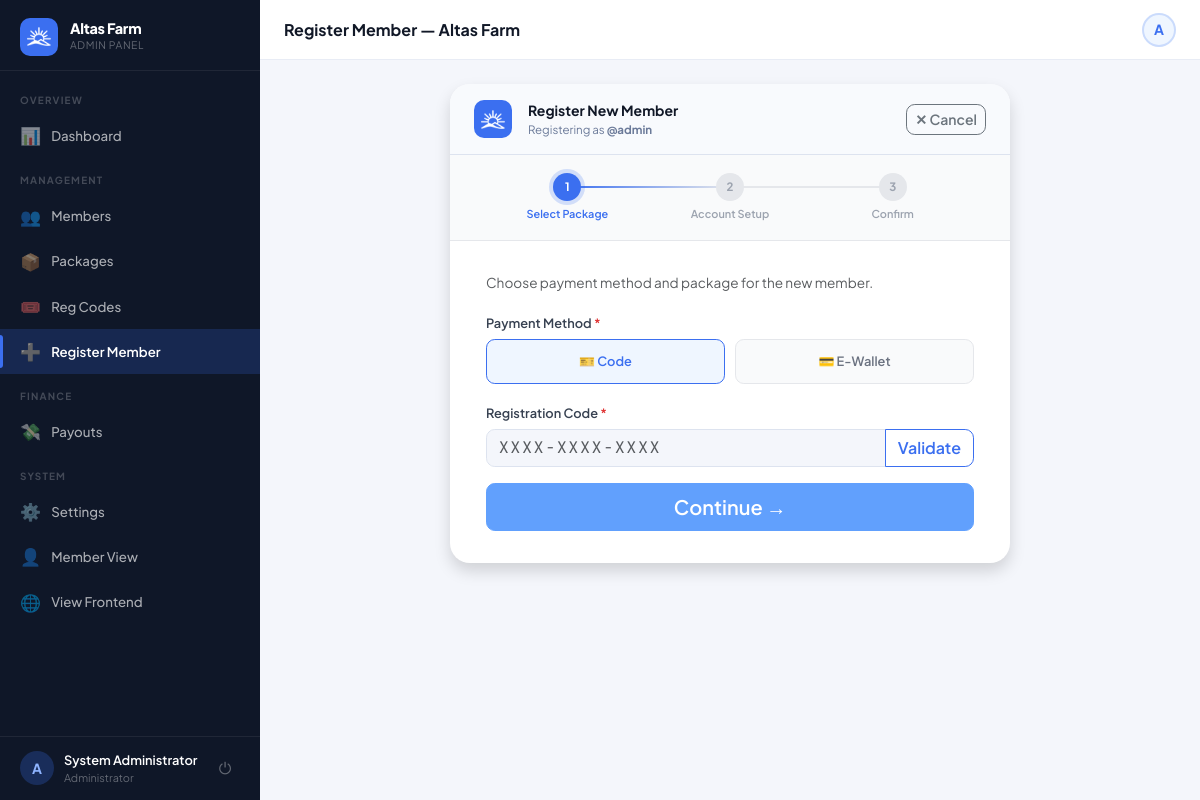
Page /?page=register (signed in) on the committed database.
### tables this page shows
CREATE TABLE users (
  id                INT UNSIGNED AUTO_INCREMENT PRIMARY KEY,
  username          VARCHAR(40)  NOT NULL UNIQUE,
  password_hash     VARCHAR(255) NOT NULL,
  role              ENUM('member','admin') NOT NULL DEFAULT 'member',
  package_id        INT UNSIGNED NULL,
  reg_code_id           INT UNSIGNED NULL,
  reg_payment_method    ENUM('code','ewallet') NOT NULL DEFAULT 'code',
  reg_paid_by           INT UNSIGNED NULL,

   
  sponsor_id        INT UNSIGNED NULL,
  binary_parent_id  INT UNSIGNED NULL,
  binary_position   ENUM('left','right') NULL,

   
  left_count        INT UNSIGNED NOT NULL DEFAULT 0,
  right_count       INT UNSIGNED NOT NULL DEFAULT 0,
  pairs_paid        INT UNSIGNED NOT NULL DEFAULT 0,
  pairs_flushed     INT UNSIGNED NOT NULL DEFAULT 0,
  pairs_paid_today  INT UNSIGNED NOT NULL DEFAULT 0,   

   
  lifetime_earned       DECIMAL(14,2) NOT NULL DEFAULT 0.00,
  cap_status            ENUM('active','capped','perminact') NOT NULL DEFAULT 'active',
  capping_bypass        TINYINT(1)   NOT NULL DEFAULT 0,
  daily_cap_bypass      TINYINT(1)   NOT NULL DEFAULT 0,
  capped_at             TIMESTAMP NULL,
  last_reactivation_at  TIMESTAMP NULL,
  dfi_days_used         INT UNSIGNED NOT NULL DEFAULT 0,
  dfi_active            TINYINT(1)   NOT NULL DEFAULT 1,

   
  full_name         VARCHAR(120) NULL,
  email             VARCHAR(120) NULL,
  mobile            VARCHAR(20)  NULL,
  gcash_number      VARCHAR(20)  NULL,
  maya_number       VARCHAR(20)  NULL,
  usdt_address      VARCHAR(100) NULL,
  address           TEXT         NULL,
  photo             VARCHAR(200) NULL,

  ewallet_balance       DECIMAL(14,2) NOT NULL DEFAULT 0.00,
  withdrawable_balance  DECIMAL(14,2) NOT NULL DEFAULT 0.00,
  status                ENUM('active','suspended','pending') NOT NULL DEFAULT 'active',
  joined_at         TIMESTAMP DEFAULT CURRENT_TIMESTAMP,
  last_login        TIMESTAMP NULL,

  FOREIGN KEY (sponsor_id)       REFERENCES users(id) ON DELETE SET NULL,
  FOREIGN KEY (binary_parent_id) REFERENCES users(id) ON DELETE SET NULL,
  FOREIGN KEY (package_id)       REFERENCES packages(id) ON DELETE SET NULL
);

### core/Auth.php (called while the page is built, shortened)
<?php
class Auth
{
    public static function check(): bool
    {
        return isset($_SESSION['user_id']) && (int)$_SESSION['user_id'] > 0;
    }
    public static function isAdmin(): bool
    {
        return self::check() && $_SESSION['user_role'] === 'admin';
    }
    public static function id(): int
    {
        return (int)($_SESSION['user_id'] ?? 0);
    }
    public static function user(): array
    {
        static $user = null;
        if ($user === null) {
            $st = db()->prepare(
                'SELECT u.*, p.name AS package_name, p.pairing_bonus, p.daily_pair_cap,
                        p.direct_ref_bonus,
                        sp.username AS sponsor_username,
                        bp.username AS binary_parent_username
                 FROM   users u
                 LEFT JOIN packages p  ON p.id  = u.package_id
                 LEFT JOIN users sp    ON sp.id = u.sponsor_id
                 LEFT JOIN users bp    ON bp.id = u.binary_parent_id
                 WHERE  u.id = ?'
            );
            $st->execute([self::id()]);
            $user = $st->fetch() ?: [];
        }
        return $user;
    }
}

### controllers/AuthController.php (called while the page is built, shortened)
<?php
class AuthController
{
    public function showRegister(): void
    {
        require 'views/auth/register.php';
    }
}

### index.php (called while the page is built, shortened)
<?php
require_once 'config/db.php';
require_once 'core/helpers.php';
require_once 'core/Auth.php';
if (setting('maintenance_mode') === '1' && !Auth::isAdmin()) {
    $name = setting('site_name', APP_NAME);
    http_response_code(503);
    die("<!doctype html><html><head><meta charset='UTF-8'><title>Maintenance — {$name}</title>
    <style>body{font-family:system-ui;display:flex;align-items:center;justify-content:center;min-height:100vh;margin:0;background:#f4f6fb;}
    .box{text-align:center;padding:40px;max-width:400px;}h1{font-size:24px;}p{color:#6b7a99;}</style>
    </head><body><div class='box'><div style='font-size:50px;margin-bottom:16px;'>🔧</div>
    <h1>{$name}</h1><p>We're performing scheduled maintenance. We'll be back shortly.</p></div></body></html>");
}
$page = $_GET['page'] ?? 'login';
$route = $routes[$page] ?? null;
[$ctrlClass, $method, $role] = $route;
(new $ctrlClass())->$method();

### config/db.php (called while the page is built, shortened)
<?php
function db(): PDO
{
    static $pdo = null;
    if ($pdo === null) {
        $dsn = sprintf(
            'mysql:host=%s;port=%s;dbname=%s;charset=utf8mb4',
            DB_HOST,
            DB_PORT,
            DB_NAME
        );
        try {
            $pdo = new PDO($dsn, DB_USER, DB_PASS, [
                PDO::ATTR_ERRMODE            => PDO::ERRMODE_EXCEPTION,
                PDO::ATTR_DEFAULT_FETCH_MODE => PDO::FETCH_ASSOC,
                PDO::ATTR_EMULATE_PREPARES   => false,
                PDO::MYSQL_ATTR_FOUND_ROWS   => true,
            ]);
        } catch (PDOException $e) {
            if (APP_ENV === 'development') {
                die('<pre>Database connection failed: ' . $e->getMessage() . '</pre>');
            }
            die('Service temporarily unavailable. Please try again later.');
        }
    }
    return $pdo;
}

### core/helpers.php (called while the page is built, shortened)
<?php
function e(mixed $val): string
{
    return htmlspecialchars((string) $val, ENT_QUOTES | ENT_SUBSTITUTE, 'UTF-8');
}
function setting(string $key, string $default = ''): string
{
    static $cache = [];
    if (!array_key_exists($key, $cache)) {
        $st = db()->prepare('SELECT value FROM settings WHERE key_name = ?');
        $st->execute([$key]);
        $value = $st->fetchColumn();
        $cache[$key] = ($value === false ? null : $value) ?? $default;
    }
    return $cache[$key];
}

### views/auth/register.php (the view, shortened to what this page needs)
<?php
$pageTitle      = 'Register Member — ' . setting('site_name', APP_NAME);
$isLoggedIn     = Auth::check();
$currentUser    = $isLoggedIn ? Auth::user() : null;
?>
<?php if ($isLoggedIn): ?>
  <?php require 'views/partials/head.php'; ?>
  <link rel="stylesheet" href="<?= APP_URL ?>/assets/css/auth.css">
  <?php if (Auth::isAdmin()): ?>
    <?php require 'views/partials/sidebar_admin.php'; ?>
  <?php else: ?>
    <?php require 'views/partials/sidebar_member.php'; ?>
  <?php endif; ?>
  <div class="main-content">
    <?php require 'views/partials/topbar.php'; ?>
    <div class="page-content">
      <div class="d-flex justify-content-center">
        <div style="width:100%;max-width:560px;">
            <?php endif; ?>
            <div class="auth-card auth-card-wide <?= $isLoggedIn ? 'shadow' : '' ?>">
              <?php if ($isLoggedIn): ?>
                <div class="d-flex align-items-center gap-3 px-4 py-3 border-bottom" style="background:#f8fafd;">
                  <div style="width:38px;height:38px;border-radius:.625rem;background:var(--primary);display:flex;align-items:center;justify-content:center;overflow:hidden;flex-shrink:0;">
                    <img src="<?= APP_URL ?>/assets/img/logo.png" style="width:24px;height:24px;object-fit:contain;" alt="">
                  </div>
                  <div class="flex-grow-1">
                    <div style="font-size:.875rem;font-weight:700;">Register New Member</div>
                    <div style="font-size:.72rem;color:var(--muted);">Registering as <strong>@<?= e($currentUser['username']) ?></strong></div>
                  </div>
                  <a href="<?= Auth::isAdmin() ? APP_URL . '/?page=admin' : APP_URL . '/?page=dashboard' ?>"
                    class="btn btn-sm btn-outline-secondary">✕ Cancel</a>
                </div>
              <?php endif; ?>
              <div class="steps-bar" id="stepsBar">
                <div class="reg-step active" id="step-ind-1">
                  <div class="step-dot">1</div>
                  <div class="step-text">Select Package</div>
                </div>
                <div class="reg-step" id="step-ind-2">
                  <div class="step-dot">2</div>
                  <div class="step-text">Account Setup</div>
                </div>
                <div class="reg-step" id="step-ind-3">
                  <div class="step-dot">3</div>
                  <div class="step-text">Confirm</div>
                </div>
              </div>
              <form method="POST" action="<?= APP_URL ?>/?page=do_register" id="regForm">
                <div class="auth-body" id="step1">
                  <?php if ($isLoggedIn): ?>
                    <p class="text-muted mb-3" style="font-size:.85rem;">Choose payment method and package for the new member.</p>
                    <div class="mb-3">
                      <label class="form-label">Payment Method <span class="text-danger">*</span></label>
                      <div class="position-toggle">
                        <div class="position-option">
                          <label class="position-label" for="pay_code">🎫 Code</label>
                        </div>
                        <div class="position-option">
                          <label class="position-label" for="pay_ewallet">💳 E-Wallet</label>
                        </div>
                      </div>
                    </div>
                  <?php else: ?>
                    <p class="text-muted mb-3" style="font-size:.85rem;">Enter your registration code to get started.</p>
                    <input type="hidden" name="payment_method" value="code">
                  <?php endif; ?>
                  <div id="codeSection">
                    <div class="mb-3">
                      <label class="form-label">Registration Code <span class="text-danger">*</span></label>
                      <div class="input-group">
                        <input type="text" id="reg_code" name="reg_code" class="form-control font-mono"
                          placeholder="XXXX-XXXX-XXXX" maxlength="14"
                          style="text-transform:uppercase;letter-spacing:2px;font-size:1rem;" required>
                        <button type="button" class="btn btn-outline-primary" id="validateCodeBtn">Validate</button>
                      </div>
                    </div>
                  </div>
                  <button type="button" class="btn btn-primary w-100 btn-lg" id="toStep2Btn" disabled>Continue →</button>
                </div>
              </form>
            </div>
            <?php if ($isLoggedIn): ?>
            </div>
        </div>
      </div>
    </div>
  <?php else: ?>
  </div>
<?php endif; ?>
<?php if (!$isLoggedIn): ?>
  </body>
  </html>
<?php else: ?>
  <?php require 'views/partials/footer.php'; ?>
<?php endif; ?>

### views/partials/sidebar_admin.php (shortened to what this page needs)
<?php
$cp = current_page();
$user = Auth::user();
$initial = strtoupper(substr($user['username'] ?? 'A', 0, 1));
$pendingPayouts = (int)db()->query("SELECT COUNT(*) FROM payout_requests WHERE status='pending'")->fetchColumn();
$pendingMembers = (int)db()->query("SELECT COUNT(*) FROM users WHERE role='member' AND status='pending'")->fetchColumn();
function renderAdminNav($cp, $user, $initial, $pendingPayouts, $pendingMembers)
{ ?>
  <div class="sidebar-brand">
    <div class="brand-icon">
      <img src="<?= APP_URL ?>/assets/img/logo.png" alt="Logo">
    </div>
    <div>
      <div class="brand-name"><?= e(setting('site_name', APP_NAME)) ?></div>
      <div class="brand-sub">Admin Panel</div>
    </div>
  </div>
  <nav class="sidebar-nav">
    <div class="nav-section-label">Overview</div>
    <a href="<?= APP_URL ?>/?page=admin" class="nav-item-link <?= $cp === 'admin' ? 'active' : '' ?>">
      <span class="nav-icon">📊</span> Dashboard
    </a>
    <div class="nav-section-label">Management</div>
    <a href="<?= APP_URL ?>/?page=admin_users" class="nav-item-link <?= in_array($cp, ['admin_users', 'admin_user_view']) ? 'active' : '' ?>">
      <span class="nav-icon">👥</span> Members
    </a>
    <a href="<?= APP_URL ?>/?page=admin_packages" class="nav-item-link <?= $cp === 'admin_packages' ? 'active' : '' ?>">
      <span class="nav-icon">📦</span> Packages
    </a>
    <a href="<?= APP_URL ?>/?page=admin_codes" class="nav-item-link <?= $cp === 'admin_codes' ? 'active' : '' ?>">
      <span class="nav-icon">🎟️</span> Reg Codes
    </a>
    <a href="<?= APP_URL ?>/?page=register" class="nav-item-link <?= $cp === 'register' ? 'active' : '' ?>">
      <span class="nav-icon">➕</span> Register Member
    </a>
    <div class="nav-section-label">Finance</div>
    <a href="<?= APP_URL ?>/?page=admin_payouts" class="nav-item-link <?= $cp === 'admin_payouts' ? 'active' : '' ?>">
      <span class="nav-icon">💸</span> Payouts
    </a>
    <div class="nav-section-label">System</div>
    <a href="<?= APP_URL ?>/?page=admin_settings" class="nav-item-link <?= $cp === 'admin_settings' ? 'active' : '' ?>">
      <span class="nav-icon">⚙️</span> Settings
    </a>
    <a href="<?= APP_URL ?>/?page=dashboard" class="nav-item-link">
      <span class="nav-icon">👤</span> Member View
    </a>
    <a href="<?= APP_URL ?>/" class="nav-item-link" target="_blank" rel="noopener">
      <span class="nav-icon">🌐</span> View Frontend
    </a>
  </nav>
  <div class="sidebar-footer">
    <div class="sidebar-user">
      <div class="user-avatar" style="background:rgba(59,111,240,.25);color:#8fb4ff;">
        <?= $initial ?>
      </div>
      <div class="user-info">
        <div class="user-name"><?= e($user['full_name'] ?: $user['username']) ?></div>
        <div class="user-role">Administrator</div>
      </div>
      <a href="<?= APP_URL ?>/?page=logout" class="sidebar-logout" title="Log out">⏻</a>
    </div>
  </div>
<?php } ?>
<div class="sidebar d-none d-lg-flex flex-column">
  <?php renderAdminNav($cp, $user, $initial, $pendingPayouts, $pendingMembers); ?>
</div>

### views/partials/topbar.php (shortened to what this page needs)
<?php
if (isset($_GET['page']) && $_GET['page'] === 'admin_user_view' && !empty($_GET['id']) && Auth::isAdmin()) {
  $user = getUserById((int)$_GET['id']);
  if (!$user) {
    flash('error', 'User not found.');
    redirect('/?page=admin_users');
  }
} else {
  $user = Auth::user();
}
$initials      = strtoupper(substr($user['username'] ?? 'U', 0, 1));
?>
<div class="topbar-wrapper no-print">
  <div class="topbar-title"><?= e($pageTitle ?? 'Dashboard') ?></div>
  <div class="d-flex align-items-center gap-2">
    <a href="<?= APP_URL ?>/?page=<?= Auth::isAdmin() ? 'admin' : 'profile' ?>"
      class="topbar-avatar" title="<?= e($user['username'] ?? '') ?>">
      <?php if (!empty($user['photo'])): ?>
        <img src="<?= APP_URL ?>/uploads/<?= e($user['photo']) ?>" alt="">
      <?php else: ?>
        <?= $initials ?>
      <?php endif; ?>
    </a>
  </div>
</div>

### rows in the picture
users: username "A", full_name "System Administrator", username "admin"

### other values in the picture
setting('site_name', APP_NAME) "Altas Farm"
$pageTitle "Register Member — Altas Farm"
